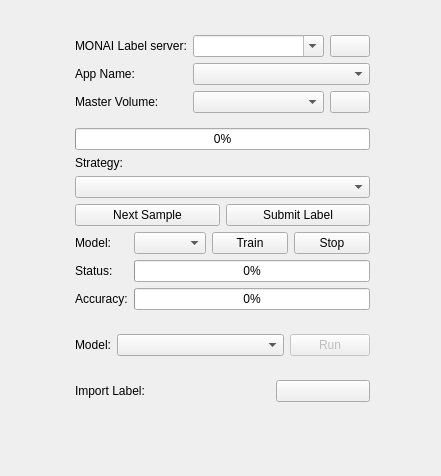
<?xml version="1.0" encoding="UTF-8"?>
<ui version="4.0">
 <class>Monailabel</class>
 <widget class="QWidget" name="Monailabel">
  <property name="geometry">
   <rect>
    <x>0</x>
    <y>0</y>
    <width>441</width>
    <height>476</height>
   </rect>
  </property>
  <property name="maximumSize">
   <size>
    <width>441</width>
    <height>476</height>
   </size>
  </property>
  <property name="windowTitle">
   <string>Widget</string>
  </property>
  <widget class="QWidget" name="layoutWidget">
   <property name="geometry">
    <rect>
     <x>70</x>
     <y>30</y>
     <width>305</width>
     <height>424</height>
    </rect>
   </property>
   <layout class="QVBoxLayout" name="verticalLayout">
    <property name="leftMargin">
     <number>5</number>
    </property>
    <property name="topMargin">
     <number>5</number>
    </property>
    <property name="rightMargin">
     <number>5</number>
    </property>
    <property name="bottomMargin">
     <number>7</number>
    </property>
    <item>
     <layout class="QGridLayout" name="serverSettings">
      <item row="1" column="0">
       <widget class="QLabel" name="label_3">
        <property name="text">
         <string>App Name:</string>
        </property>
       </widget>
      </item>
      <item row="1" column="1" colspan="2">
       <widget class="QComboBox" name="appComboBox"/>
      </item>
      <item row="2" column="2">
       <widget class="QPushButton" name="uploadImageButton">
        <property name="enabled">
         <bool>true</bool>
        </property>
        <property name="toolTip">
         <string>Upload Volume</string>
        </property>
        <property name="text">
         <string/>
        </property>
       </widget>
      </item>
      <item row="0" column="2">
       <widget class="QPushButton" name="fetchServerInfoButton">
        <property name="enabled">
         <bool>true</bool>
        </property>
        <property name="toolTip">
         <string>Fetch/Refresh models from Server</string>
        </property>
        <property name="text">
         <string/>
        </property>
       </widget>
      </item>
      <item row="0" column="0">
       <widget class="QLabel" name="label">
        <property name="text">
         <string>MONAI Label server:</string>
        </property>
       </widget>
      </item>
      <item row="2" column="0">
       <widget class="QLabel" name="label_4">
        <property name="text">
         <string>Master Volume:</string>
        </property>
       </widget>
      </item>
      <item row="0" column="1">
       <widget class="QComboBox" name="serverComboBox">
        <property name="sizePolicy">
         <sizepolicy hsizetype="Expanding" vsizetype="Fixed">
          <horstretch>0</horstretch>
          <verstretch>0</verstretch>
         </sizepolicy>
        </property>
        <property name="editable">
         <bool>true</bool>
        </property>
       </widget>
      </item>
      <item row="2" column="1">
       <widget class="QComboBox" name="inputSelector"/>
      </item>
     </layout>
    </item>
    <item>
     <widget class="QWidget" name="aclCollapsibleButton" native="true">
      <property name="text" stdset="0">
       <string>Active Learning</string>
      </property>
      <property name="collapsed" stdset="0">
       <bool>false</bool>
      </property>
      <property name="collapsedHeight" stdset="0">
       <number>9</number>
      </property>
      <layout class="QGridLayout" name="gridLayout_3">
       <property name="leftMargin">
        <number>0</number>
       </property>
       <property name="rightMargin">
        <number>0</number>
       </property>
       <item row="0" column="0" colspan="2">
        <widget class="QProgressBar" name="activeLearningProgressBar">
         <property name="value">
          <number>0</number>
         </property>
        </widget>
       </item>
       <item row="8" column="0" colspan="2">
        <layout class="QGridLayout" name="gridLayout_5">
         <item row="1" column="0">
          <widget class="QLabel" name="label_9">
           <property name="text">
            <string>Status:</string>
           </property>
          </widget>
         </item>
         <item row="1" column="1">
          <widget class="QProgressBar" name="trainingProgressBar">
           <property name="value">
            <number>0</number>
           </property>
          </widget>
         </item>
         <item row="2" column="0">
          <widget class="QLabel" name="label_11">
           <property name="text">
            <string>Accuracy:</string>
           </property>
          </widget>
         </item>
         <item row="2" column="1">
          <widget class="QProgressBar" name="accuracyProgressBar">
           <property name="toolTip">
            <string>Average Dice score computed over submitted labels</string>
           </property>
           <property name="value">
            <number>0</number>
           </property>
          </widget>
         </item>
         <item row="0" column="0">
          <widget class="QLabel" name="label_10">
           <property name="text">
            <string>Model:</string>
           </property>
          </widget>
         </item>
         <item row="0" column="1">
          <layout class="QHBoxLayout" name="horizontalLayout_5">
           <item>
            <widget class="QComboBox" name="trainerBox">
             <property name="sizePolicy">
              <sizepolicy hsizetype="Expanding" vsizetype="Fixed">
               <horstretch>0</horstretch>
               <verstretch>0</verstretch>
              </sizepolicy>
             </property>
            </widget>
           </item>
           <item>
            <widget class="QPushButton" name="trainingButton">
             <property name="text">
              <string>Train</string>
             </property>
            </widget>
           </item>
           <item>
            <widget class="QPushButton" name="stopTrainingButton">
             <property name="text">
              <string>Stop</string>
             </property>
            </widget>
           </item>
          </layout>
         </item>
        </layout>
       </item>
       <item row="4" column="1">
        <widget class="QPushButton" name="saveLabelButton">
         <property name="text">
          <string>Submit Label</string>
         </property>
        </widget>
       </item>
       <item row="2" column="0" colspan="2">
        <widget class="QLabel" name="label_7">
         <property name="text">
          <string>Strategy:</string>
         </property>
        </widget>
       </item>
       <item row="4" column="0">
        <widget class="QPushButton" name="nextSampleButton">
         <property name="text">
          <string>Next Sample</string>
         </property>
        </widget>
       </item>
       <item row="3" column="0" colspan="2">
        <widget class="QComboBox" name="strategyBox"/>
       </item>
      </layout>
     </widget>
    </item>
    <item>
     <widget class="QWidget" name="segmentationCollapsibleButton" native="true">
      <property name="text" stdset="0">
       <string>Auto Segmentation</string>
      </property>
      <property name="collapsed" stdset="0">
       <bool>true</bool>
      </property>
      <property name="collapsedHeight" stdset="0">
       <number>9</number>
      </property>
      <layout class="QGridLayout" name="gridLayout">
       <property name="leftMargin">
        <number>0</number>
       </property>
       <property name="rightMargin">
        <number>0</number>
       </property>
       <item row="1" column="1">
        <widget class="QComboBox" name="segmentationModelSelector">
         <property name="sizePolicy">
          <sizepolicy hsizetype="Expanding" vsizetype="Fixed">
           <horstretch>0</horstretch>
           <verstretch>0</verstretch>
          </sizepolicy>
         </property>
         <property name="toolTip">
          <string>Select pre-trained segmentation model</string>
         </property>
        </widget>
       </item>
       <item row="1" column="0">
        <widget class="QLabel" name="label_5">
         <property name="text">
          <string>Model:</string>
         </property>
        </widget>
       </item>
       <item row="1" column="2">
        <widget class="QPushButton" name="segmentationButton">
         <property name="enabled">
          <bool>false</bool>
         </property>
         <property name="text">
          <string>Run</string>
         </property>
        </widget>
       </item>
      </layout>
     </widget>
    </item>
    <item>
     <widget class="QWidget" name="toolsCollapsibleButton" native="true">
      <property name="text" stdset="0">
       <string>Tools</string>
      </property>
      <property name="collapsed" stdset="0">
       <bool>true</bool>
      </property>
      <property name="collapsedHeight" stdset="0">
       <number>9</number>
      </property>
      <layout class="QGridLayout" name="gridLayout_2">
       <property name="leftMargin">
        <number>0</number>
       </property>
       <property name="rightMargin">
        <number>0</number>
       </property>
       <item row="2" column="1">
        <widget class="QWidget" name="labelPathLineEdit" native="true"/>
       </item>
       <item row="2" column="0">
        <widget class="QLabel" name="label_12">
         <property name="text">
          <string>Import Label:</string>
         </property>
        </widget>
       </item>
       <item row="2" column="2">
        <widget class="QPushButton" name="importLabelButton">
         <property name="text">
          <string/>
         </property>
        </widget>
       </item>
      </layout>
     </widget>
    </item>
    <item>
     <spacer name="verticalSpacer">
      <property name="orientation">
       <enum>Qt::Vertical</enum>
      </property>
      <property name="sizeHint" stdset="0">
       <size>
        <width>20</width>
        <height>40</height>
       </size>
      </property>
     </spacer>
    </item>
   </layout>
  </widget>
 </widget>
 <resources/>
 <connections/>
 <slots>
  <slot>next_sample()</slot>
 </slots>
</ui>
